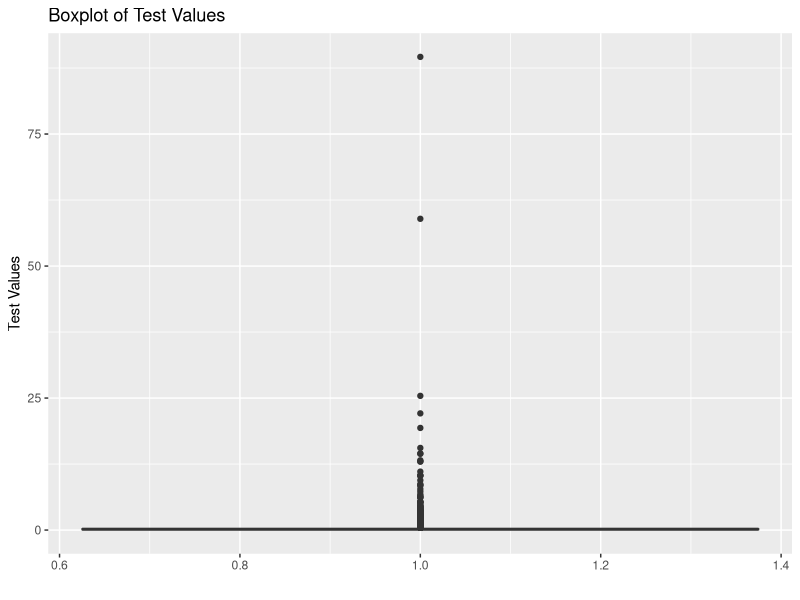
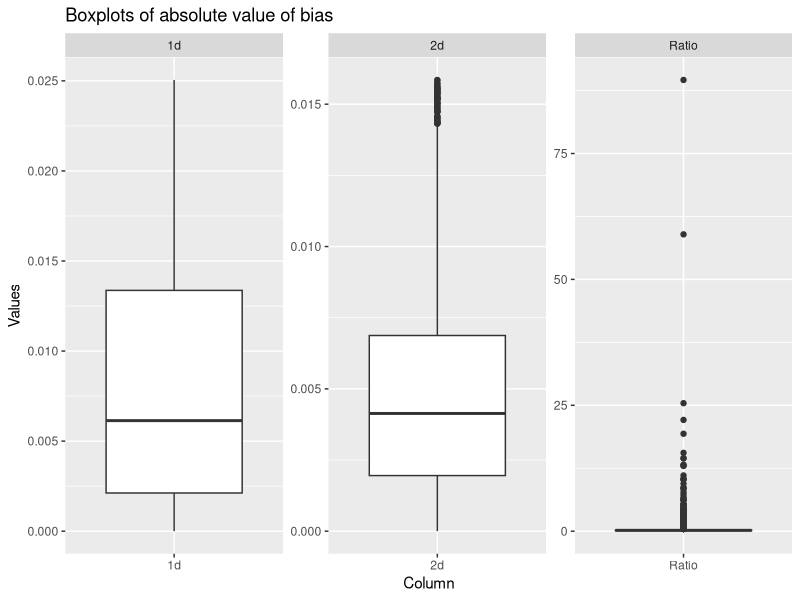

Write the R code that produced these figures, in order.
library(mvtnorm)
library(doParallel)
library(ks)
library(ggplot2)
library(tidyr)
registerDoParallel(8)


set.seed(2013)
rho = 0.9

n = 10000

w = rnorm(n, 3, 1)
y = 2 *w + rnorm(length(w), 0, 1)
z = rho * w + rnorm(length(w), 0, 1)
x = cbind(w,z)

### Density estimation:
### Notice that we are only interested in the density estimation of existing
### points.

pw = density(w)
pz = density(z)

### The following kde density estimates were used to estimate the density ratio 
### in the third term.

pw_index = kde(w, eval.points = w, density = T)
pz_index = kde(z, eval.points = z, density = T)
pwz = kde(cbind(w,z), eval.points = cbind(w,z), density = T)


### The speed of computing can be greatly accelerated with prespecified eval.
### points.

### We can replace index with the which if needed.

density_ratio <- function(index, pw_index, pz_index, pwz){
  curr_pw  = pw_index$estimate[index]
  curr_pz  = pz_index$estimate[index]
  curr_pwz = pwz$estimate[index]
  return(curr_pw*curr_pz/curr_pwz)
}


oracle_pw_density <- function(x){
  dnorm(x, 3, 1)
}

oracle_pz_density <- function(x){
  dnorm(x, 2.7, 1.81)
}

oracle_pwz_density <- function(input){
  sigma_matrix <- matrix(c(1, 0.9, 0.9, 1.81), ncol = 2)
  mean_vector <- c(3,2.7)
  dmvnorm(input, mean = mean_vector, sigma = sigma_matrix)
}

oracle_density_ratio <- function(w,z){
  result = oracle_pw_density(w)*oracle_pz_density(z)/oracle_pwz_density(c(w,z))
  return(result)
}


test = foreach(i = 1:length(w), .combine = "c")%dopar%{
  abs(density_ratio(i, pw_index, pz_index, pwz) - oracle_density_ratio(w[i],z[i]) )
}

length(which(test>10/sqrt(length(w))))

test_two = foreach(i = 1:length(w), .combine = "c")%dopar%{
  abs(pw_index$estimate[i] - oracle_pw_density(w[i]) )
}

length(which(test_two>10/sqrt(length(w))))

test_three = foreach(i = 1:length(w), .combine = "c")%dopar%{
  abs(pwz$estimate[i]- oracle_pwz_density(c(w[i],z[i])))
}

ggplot(data = data.frame(Value = test), aes(x = 1, y = Value)) +
  geom_boxplot() +
  labs(x = "", y = "Test Values") +
  ggtitle("Boxplot of Test Values")


test_df <- as.data.frame(cbind(test, test_two, test_three))
colnames(test_df) <- c("Ratio", "1d", "2d" )  # Replace with your column names

# Reshape data into long format
test_long <- gather(test_df, key = "Column", value = "Value")

# Create a facetted boxplot using ggplot
ggplot(test_long, aes(x = Column, y = Value)) +
  geom_boxplot() +
  labs(x = "Column", y = "Values") +
  ggtitle("Boxplots of absolute value of bias") +
  facet_wrap(~ Column, scales = "free")
